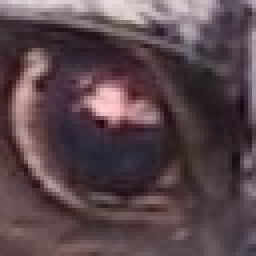
#> input picture images/raccoon_eye.jpg, 64 x 64 px (shown 4 times larger)
$ python frame_blobs_grad.py
#> lines starting #> are read from the running program, lines starting #| are printed output that depends on the picture
### CAmiscs.py
import cv2
import numpy as np
# ***************************************************** MISCELLANEOUS FUNCTIONS *****************************************
# Functions:
# -outBlobs()
# -drawFrame()
# ***********************************************************************************************************************
def outBlobs(path, blob_, size, debug=0):
    " Rebuilt data of blobs into an image, tuple/list version "
    Y, X = size
    blob_image = np.array([[127] * X] * Y)

    for index, blob in enumerate(blob_):  # Iterate through blobs
        if debug: blob_img = np.array([[127] * X] * Y)
        for seg in blob[3]: # Iterate through segments
            y = seg[1][2]   # y0
            for (P, dx) in seg[3]:
                x = P[1][0] # x0
                for i in range(P[2][0]):
                    blob_image[y, x] = 255 if P[0] else 0
                    if debug: blob_img[y, x] = 255 if P[0] else 0
                    x += 1
                y += 1
        if debug:
            min_x, max_x, min_y, max_y = blob[1][:4]
            cv2.rectangle(blob_img, (min_x - 1, min_y - 1), (max_x + 1, max_y + 1), (0, 255, 255), 1)
            cv2.imwrite('./images/blob%d.jpg' % (index), blob_img)

    cv2.imwrite(path,blob_image)
    # ---------- outBlobs() end -----------------------------------------------------------------------------------------
# [10 lines left out: function drawFrame, not called in this run]
    # ---------- drawFrame() end ----------------------------------------------------------------------------------------
# ***************************************************** MISCELLANEOUS FUNCTIONS END *************************************

### frame_blobs_grad.py
import cv2
import argparse
from time import time
from collections import deque
import math as math
from CAmiscs import outBlobs
'''
    frame_blobs_grad() defines blobs by gradient, vs. dx and dy. I did that in frame_old, trying it again due to suggestion by Stephan Verbeeck
    gradient is estimated as hypot(dx, dy) of a quadrant with +dx and +dy, in vertical_comp before form_P call.

    Complemented by intra_blob (recursive search within blobs), it will be 2D version of first-level core algorithm.
    Blob is a contiguous area of positive or negative derivatives from cross-comparison among adjacent pixels within an image.

    Cross-comparison forms match and difference between pixels in horizontal (m, d) and vertical (my, dy) dimensions, and these four
    derivatives define four types of blobs. This version defines d | dy blobs only inside negative m | my blobs,
    while frame_blobs_olp (overlap) defines each blob type over full frame.

    frame_blobs() performs several levels (Le) of encoding, incremental per scan line defined by vertical coordinate y.
    value of y per Le line is shown relative to y of current input line, incremented by top-down scan of input image:

    1Le, line y:    x_comp(p_): lateral pixel comparison -> tuple of derivatives der ) array der_
    2Le, line y- 1: y_comp(der_): vertical pixel comp -> 2D tuple der2 ) array der2_
    3Le, line y- 1+ rng*2: form_P(der2) -> 1D pattern P
    4Le, line y- 2+ rng*2: scan_P_(P, hP) -> hP, roots: down-connections, fork_: up-connections between Ps
    5Le, line y- 3+ rng*2: form_segment(hP, seg) -> seg: merge vertically-connected _Ps in non-forking blob segments
    6Le, line y- 4+ rng*2+ seg depth: form_blob(seg, blob): merge connected segments in fork_' incomplete blobs, recursively
    if y = rng * 2: line y == P_, line y-1 == hP_, line y-2 == seg_, line y-4 == blob_

    Pixel comparison in 2D forms lateral and vertical differences per pixel, combined into gradient.
    They are formed on the same level because average lateral match ~ average vertical match.
    Orientation increases primary dimension of blob to maximize match, and decreases secondary dimension to maximize difference.
    Subsequent union of lateral and vertical blobs is by combined match of their parameters, orthogonal sign is not commeasurable.

    Initial pixel comparison is not novel, I design from the scratch to make it organic part of hierarchical algorithm.
    It would be much faster with matrix computation, but this is minor compared to higher-level processing.
    I implement it sequentially for consistency with accumulation into blobs: irregular and very difficult to map to matrices.

    All 2D functions (y_comp, scan_P_, form_segment, form_blob) input two lines: higher and lower,
    convert elements of lower line into elements of new higher line, then displace elements of old higher line into higher function.
    Higher-line elements include additional variables, derived while they were lower-line elements.

    prefix '_' denotes higher-line variable or pattern, vs. same-type lower-line variable or pattern,
    postfix '_' denotes array name, vs. same-name elements of that array:
'''
# ************ MAIN FUNCTIONS *******************************************************************************************
# Includes:
# -lateral_comp()
# -vertical_comp()
# -form_P()
# -scan_P_()
# -form_segment()
# -form_blob()
# -image_to_blobs()
# ***********************************************************************************************************************
def lateral_comp(pixel_):
    " Comparison over x coordinate, within rng of consecutive pixels on each line "

    dert1_ = []  # tuples of complete 1D derivatives: summation range = rng
    rng_dert1_ = deque(maxlen=rng)  # incomplete dert1s, within rng from input pixel: summation range < rng
    rng_dert1_.append((0, 0))

    for x, p in enumerate(pixel_):  # pixel p is compared to rng of prior pixels within horizontal line, summing d per prior pixel
        back_d = 0
        for index, (pri_p, d) in enumerate(rng_dert1_):
            id = p - pri_p
            d += id
            back_d += id
            if index < max_index:
                rng_dert1_[index] = (pri_p, d)
            elif x > min_coord:  # after pri_p comp over rng
                dert1_.append((pri_p, d))  # completed bilateral tuple is transferred from rng_dert_ to dert_

        rng_dert1_.appendleft((p, back_d))
    # last incomplete rng_dert1_ in line are discarded, vs. dert1_ += reversed(rng_dert1_)
    return dert1_
    # ---------- lateral_comp() end -------------------------------------------------------------------------------------
def vertical_comp(dert1_, rng_dert2__, _P_, frame):
    " Comparison to bilateral rng of vertically consecutive pixels, forming der2: pixel + lateral and vertical derivatives"

    P = [0, [rng, -1], [0, 0, 0, 0, 0, 0], []]  # lateral pattern = pri_s, [x0, xn], [L, I, G, M, Dx, Dy], der2_
    P_ = deque()
    buff_ = deque()  # line y - 2 + rng*2: _Ps buffered by previous run of scan_P_
    new_rng_dert2__ = deque()  # 2D array: line of rng_dert2_s buffered for next-line comp
    x = rng  # lateral coordinate of pixel in input dert1

    for (p, d), rng_dert2_ in zip(dert1_, rng_dert2__):  # pixel comp to rng _pixels in rng_dert2_, summing dy
        back_dy = 0
        for index, (_p, _d, _dy) in enumerate(rng_dert2_):  # vertical derivatives are incomplete; prefix '_' denotes higher-line variable
            idy = p - _p
            _dy += idy
            back_dy += idy
            if index < max_index:
                rng_dert2_[index] = (_p, _d, _dy)
            elif y > min_coord:
                g = int(math.hypot(_dy, _d))    # no explicit angle, quadrant is indicated by signs of d and dy
                sg = g - ave * rng * 2          # match is defined as below-average gradient
                dert = _p, g, sg, _d, _dy
                P = form_P(dert, x, X - rng - 1, P, P_, buff_, _P_, frame)

        rng_dert2_.appendleft((p, d, back_dy))  # new der2 displaces completed one in vertical rng_der2_ via maxlen
        new_rng_dert2__.append(rng_dert2_)  # 2D array of vertically-incomplete 2D tuples, converted to rng_der2__, for next-line vertical comp
        x += 1

    return new_rng_dert2__, P_
    # ---------- vertical_comp() end ------------------------------------------------------------------------------------
def form_P(dert, x, x_stop, P, P_, buff_, hP_, frame):
    " Initializes, and accumulates 1D pattern "
    p, g, sg, dx, dy = dert  # 2D tuple of derivatives per pixel, "y" denotes vertical vs. lateral derivatives

    s = 1 if sg > 0 else 0
    pri_s = P[0]
    if s != pri_s and s != -1:  # P is terminated:
        P[1][1] = x - 1 # P's max_x
        if y == min_coord + 1:  # 1st line P_ is converted to init hP_;  scan_P_(), form_segment(), form_blob() use one type of Ps, hPs, buffs
            P_.append([P, []])  # P, _fork_
        else:
            scan_P_(P, P_, buff_, hP_, frame)  # P scans hP_
        P = s, [x, -1], [0, 0, 0, 0, 0, 0], []  # new P initialization

    [min_x, max_x], [L, I, G, M, Dx, Dy], dert_ = P[1:]  # continued or initialized input and derivatives are accumulated:
    L += 1      # length of a pattern
    I += p      # summed input
    G += g      # summed gradient
    M += sg     # summed match
    Dx += dx    # lateral D
    Dy += dy    # vertical D
    dert_.append(dert)  # der2s are buffered for oriented rescan and incremental range | derivation comp
    P = s, [min_x, max_x], [L, I, G, M, Dx, Dy], dert_

    if x == x_stop:  # P is terminated:
        P[1][1] = x # P's max_x
        if y == min_coord + 1:  # 1st line P_ is converted to init hP_;  scan_P_(), form_segment(), form_blob() use one type of Ps, hPs, buffs
            P_.append([P, []])  # P, _fork_
        else:
            scan_P_(P, P_, buff_, hP_, frame)  # P scans hP_
        P = s, [x, -1], [0, 0, 0, 0, 0, 0], []  # new P initialization

    return P  # accumulated within line, P_ is a buffer for conversion to _P_
    # ---------- form_P() end -------------------------------------------------------------------------------------------
def scan_P_(P, P_, _buff_, hP_, frame):
    " P scans shared-x-coordinate hPs in higher P_, combines overlapping Ps into blobs "

    fork_ = []  # refs to hPs connected to input P
    _min_x = 0  # to start while loop, next ini_x = _x + 1
    min_x, max_x = P[1]

    while _min_x <= max_x:  # while x values overlap between P and _P
        if _buff_:
            hP = _buff_.popleft()  # hP was extended to segment and buffered in prior scan_P_
        elif hP_:
            hP = form_segment(hP_.popleft(), frame)
        else:
            break  # higher line ends, all hPs are converted to segments
        roots = hP[4]
        _min_x, _max_x = hP[3][-1][0][1]  # first_x, last_x

        if P[0] == hP[0] and min_x <= _max_x and _min_x <= max_x:
            roots += 1
            hP[4] = roots
            fork_.append(hP)  # P-connected hPs will be converted to segments at each _fork

        if _max_x > max_x:  # x overlap between hP and next P: hP is buffered for next scan_P_, else hP included in a blob segment
            _buff_.append(hP)
        elif roots != 1:
            form_blob(hP, frame)  # segment is terminated and packed into its blob
        _min_x = _max_x + 1  # = first x of next _P
    P_.append([P, fork_])  # P with no overlap to next _P is extended to hP and buffered for next-line scan_P_
    # ---------- scan_P_() end ------------------------------------------------------------------------------------------
def form_segment(hP, frame):
    " Convert hP into new segment or add it to higher-line segment, merge blobs "
    _P, fork_ = hP
    s, [min_x, max_x], params = _P[:-1]
    ave_x = (params[0] - 1) // 2  # extra-x L = L-1 (1x in L)

    if not fork_:  # seg is initialized with initialized blob (params, coordinates, remaining_roots, root_, xD)
        blob = [s, [min_x, max_x, y - rng - 1, -1, 0, 0], [0, 0, 0, 0, 0, 0], [], 1] # s, coords, params, root_, remaining_roots
        hP = [s, [min_x, max_x, y - rng - 1, -1, 0, ave_x], params, [(_P, 0)], 0, fork_, blob]
        blob[3].append(hP)
    else:
        if len(fork_) == 1 and fork_[0][1] == 1:  # hP has one fork: hP[2][0], and that fork has one root: hP
            # hP is merged into higher-line blob segment (Pars, roots, _fork_, ave_x, xD, Py_, blob) at hP[2][0]:
            fork = fork_[0]
            fork[1][0] = min(fork[1][0], min_x)
            fork[1][1] = max(fork[1][1], max_x)
            dx = ave_x - fork[1][5]
            fork[1][4] += xd                    # xD
            fork[1][5] = ave_x                  # ave_x
            L, I, G, sG, Dx, Dy = params
            Ls, Is, Gs, sGs, Dxs, Dys = fork[0] # seg params
            fork[2] = [Ls + L, Is + I, Gs + G, sGs + sG, Dxs + Dx, Dys + Dy]
            fork[3].append((_P, dx))            # Py_: vertical buffer of Ps merged into seg
            fork[4] = 0                         # reset roots
            hP = fork                           # replace segment with including fork's segment
            blob = hP[6]

        else:  # if >1 forks, or 1 fork that has >1 roots:
            hP = [s, [min_x, max_x, y - rng - 1, -1, 0, ave_x], params, [(_P, 0)], 0, fork_, fork_[0][6]]  # seg is initialized with fork's blob
            blob = hP[6]
            blob[3].append(hP)  # segment is buffered into root_

            if len(fork_) > 1:  # merge blobs of all forks
                if fork_[0][4] == 1:  # if roots == 1
                    form_blob(fork_[0], frame, 1)  # merge seg of 1st fork into its blob

                for fork in fork_[1:len(fork_)]:  # merge blobs of other forks into blob of 1st fork
                    if fork[4] == 1:
                        form_blob(fork, frame, 1)

                    if not fork[6] is blob:
                        [min_x, max_x, min_y, max_y, xD, Ly], [L, I, G, sG, Dx, Dy], root_, remaining_roots = fork[6][1:] # ommit sign
                        blob[1][0] = min(min_x, blob[1][0])
                        blob[1][1] = max(max_x, blob[1][1])
                        blob[1][2] = min(min_y, blob[1][2])
                        blob[1][4] += xD
                        blob[1][5] += Ly
                        blob[2][0] += L
                        blob[2][1] += I
                        blob[2][2] += G
                        blob[2][3] += sG
                        blob[2][4] += Dx
                        blob[2][5] += Dy
                        blob[4] += remaining_roots
                        for seg in root_:
                            if not seg is fork:
                                seg[6] = blob  # blobs in other forks are references to blob in the first fork
                                blob[3].append(seg)  # buffer of merged root segments
                        fork[6] = blob
                        blob[3].append(fork)
                    blob[4] -= 1

        blob[1][0] = min(min_x, blob[1][0])
        blob[1][1] = max(max_x, blob[1][1])
    return hP
    # ---------- form_segment() end -----------------------------------------------------------------------------------------
def form_blob(term_seg, frame, y_carry=0):
    " Terminated segment is merged into continued or initialized blob (all connected segments) "

    [min_x, max_x, min_y, max_y, xD, ave_x], [L, I, G, sG, Dx, Dy], Py_, roots, fork_, blob = term_seg[1:]  # ignore sign

    blob[1][4] += xD        # ave_x angle, to evaluate blob for re-orientation
    blob[1][5] += len(Py_)  # Ly = number of slices in segment
    blob[2][0] += L
    blob[2][1] += I
    blob[2][2] += G
    blob[2][3] += sG
    blob[2][4] += Dx
    blob[2][5] += Dy
    blob[4] += roots - 1    # reference to term_seg is already in blob[9]
    term_seg[1][3] = y - rng - 1 - y_carry  # y_carry: min elevation of term_seg over current hP

    if not blob[4]:  # if remaining_roots == 0: blob is terminated and packed in frame
        blob[1][3] = max_y
        [min_x, max_x, min_y, max_y, xD, Ly], [L, I, G, sG, Dx, Dy], root_, remaining_roots = blob[1:]    # ignore sign
        # frame P are to compute averages, redundant for same-scope alt_frames
        frame[0] += I
        frame[1] += G
        frame[2] += sG
        frame[3] += Dx
        frame[4] += Dy
        frame[5] += xD  # ave_x angle, to evaluate frame for re-orientation
        frame[6] += Ly  # +L
        frame[7].append(blob)
    # ---------- form_blob() end ----------------------------------------------------------------------------------------
def image_to_blobs(image):
    " Main body of the operation, postfix '_' denotes array vs. element, prefix '_' denotes higher-line vs. lower-line variable "

    _P_ = deque()  # higher-line same-m-sign 1D patterns
    frame = [0, 0, 0, 0, 0, 0, 0, []]
    global y
    y = 0
    rng_dert2__ = []  # horizontal line of vertical buffers: 2D array of 2D tuples, deque for speed?
    pixel_ = image[0, :]  # first line of pixels
    dert1_ = lateral_comp(pixel_)

    for (p, d) in dert1_:
        dert2 = p, d, 0  # only dy is initialized at 0, m is added after dert is complete
        rng_dert2_ = deque(maxlen=rng)  # vertical buffer of incomplete derivatives tuples, for fuzzy ycomp
        rng_dert2_.append(dert2)  # only one tuple in first-line rng_der2_
        rng_dert2__.append(rng_dert2_)

    for y in range(1, Y):  # or Y-1: default term_blob in scan_P_ at y = Y?

        pixel_ = image[y, :]  # vertical coordinate y is index of new line p_
        der1_ = lateral_comp(pixel_)  # lateral pixel comparison
        rng_der2__, _P_ = vertical_comp(der1_, rng_dert2__, _P_, frame)  # vertical pixel comparison

    # frame ends, last vertical rng of incomplete rng_der2__ is discarded,
    # merge segs of last line into their blobs:
    y = Y
    while _P_:  form_blob(form_segment(_P_.popleft(), frame), frame)
    return frame  # frame of 2D patterns, to be outputted to level 2
    # ---------- image_to_blobs() end -----------------------------------------------------------------------------------

# ************ MAIN FUNCTIONS END ***************************************************************************************

# ************ PROGRAM BODY *********************************************************************************************

# Pattern filters ----------------------------------------------------------------
# eventually updated by higher-level feedback, initialized here as constants:
rng = 1  # number of pixels compared to each pixel in four directions
max_index = rng - 1  # max index of rng_dert1_ and rng_dert2_
min_coord = rng * 2 - 1  # min x and y for form_P input: der2 from comp over rng
ave = 15  # |d| value that coincides with average match: mP filter

# Load inputs --------------------------------------------------------------------
argument_parser = argparse.ArgumentParser()
argument_parser.add_argument('-i', '--image', help='path to image file', default='./images/raccoon_eye.jpg')
arguments = vars(argument_parser.parse_args())
image = cv2.imread(arguments['image'], 0).astype(int)
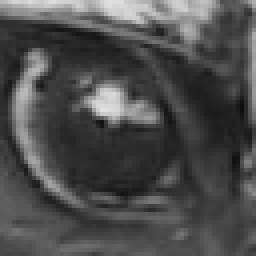
#> image: shape (64, 64) int64 (shown 4 times larger); min 12, max 225, mean 76.6

Y, X = image.shape  # image height and width
#> Y = 64; X = 64
# Main ---------------------------------------------------------------------------
start_time = time()
frame_of_blobs = image_to_blobs(image)
#> in image_to_blobs, `pixel_ = image[0, :]`: pixel_ = 64 values, max 225 at index 27, min 79 at index 55, mean 181.9
#> the loop in lateral_comp, `for x, p in enumerate(pixel_):` made 64 passes
#> p on passes 1 to 12: 184, 188, 199, 210, 211, 205, 208, 217, 210, 204, 202, 209
#> after the loop in lateral_comp, `for x, p in enumerate(pixel_):`: d = 48; dert1_ = 62 pairs, first value 79 to 225, second value -78 to 48
#> the loop in image_to_blobs, `for (p, d) in dert1_:` made 62 passes
#> (p, d, dert2) on passes 1 to 12: (188, 15, (188, 15, 0)), (199, 22, (199, 22, 0)), (210, 12, (210, 12, 0)), (211, -5, (211, -5, 0)), (205, -3, (205, -3, 0)), (208, 12, (208, 12, 0)), (217, 2, (217, 2, 0)), (210, -13, (210, -13, 0)), (204, -8, (204, -8, 0)), (202, 5, (202, 5, 0)), (209, 16, (209, 16, 0)), (218, 11, (218, 11, 0))
#> after the loop in image_to_blobs, `for (p, d) in dert1_:`: rng_dert2__ = 62 items
#> the loop in image_to_blobs, `while _P_:  form_blob(form_segment(_P_.popleft(), frame), frame)` made 3 passes

end_time = time() - start_time
print(end_time)
# Rebuild blob -------------------------------------------------------------------
outBlobs('./images/output.jpg', frame_of_blobs[7], (Y, X))
#> the loop in outBlobs, `for index, blob in enumerate(blob_):` made 105 passes
#> after the loop in outBlobs, `for index, blob in enumerate(blob_):`:
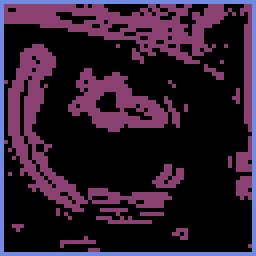
#> blob_image: shape (64, 64) int64 (shown 4 times larger); 3 distinct labels, from 0 to 255; one colour per label, 0 black
#> in outBlobs, `cv2.imwrite(path,blob_image)`:
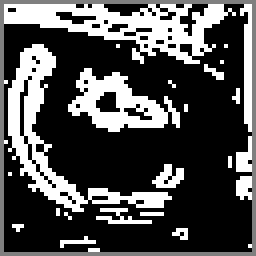
#> saved as output.jpg: shape (64, 64) (shown 4 times larger); min 0, max 255, mean 79.3
# ************ PROGRAM BODY END ******************************************************************************************
